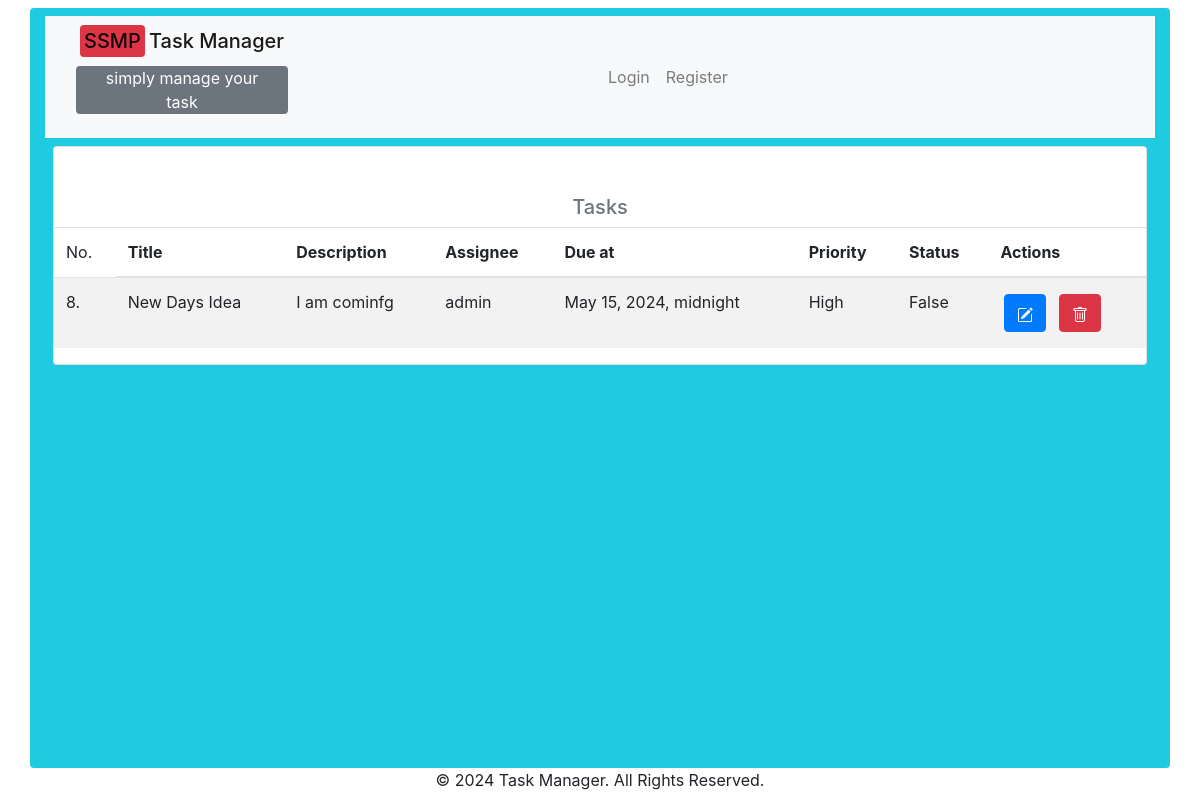
Page /server/task-list/ on the earlier database version.
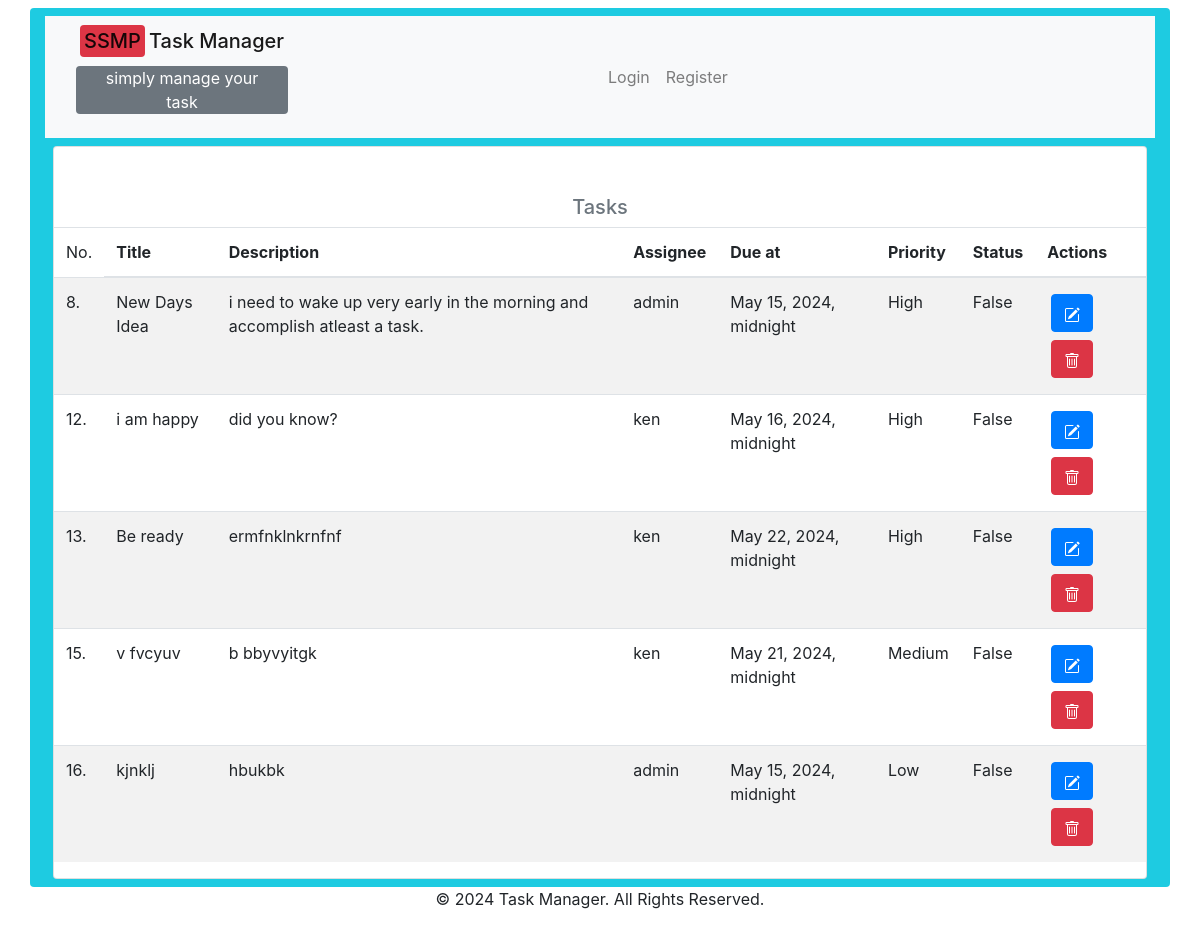
Same page on the later database version.
### taskserver/models.py (models this page shows, shortened)
class Task(models.Model):
    title = models.CharField(max_length=200)
    description = models.TextField()
    due_date = models.DateTimeField()
    priority = models.CharField(max_length=20, choices=[
        ('high', 'High'),
        ('medium', 'Medium'),
        ('low', 'Low'),
    ])
    assignee = models.ForeignKey(user, on_delete=models.CASCADE)
    progress = models.IntegerField(default=0)
    completed = models.BooleanField(default=False)
    created_at = models.DateTimeField(auto_now_add=True)
    updated_at = models.DateTimeField(auto_now=True)
    file = models.FileField(upload_to='files/', blank=True, null=True)

### users/models.py (models this page shows)
class user(AbstractUser):
    last_login = models.DateTimeField(auto_now=True)
    profile_picture = models.ImageField(upload_to='profile_pictures', default='default.jpg')
    phone_number = models.CharField(max_length=15, null=True)
    bio = models.TextField(null=True)
    nickname = models.CharField(max_length=20, null=True)
    def __str__(self):
        return self.username

### taskserver/views.py (the view)
# urls.py: path('task-list/', views.task_list, name='task_list'),
def task_list(request):
    tasks = Task.objects.all()
    return render(request, 'viewTasks.html', {'tasks': tasks})

### templates/viewTasks.html (shortened to what this page needs)
{% extends "base.html" %} {% block content %}
<div class="container p-2">
   {% if tasks %}
  <div class="card">
  <h5 class="text-secondary text-center pt-5">Tasks</h5>
  <table class="table table-striped" id="taskTable">
    <thead>
      <tr>
        <td>No.</td>
        <th>Title</th>
        <th>Description</th>
        <th>Assignee</th>
        <th>Due at</th>
        <th>Priority</th>
        <th>Status</th>
        <th>Actions</th>
      </tr>
    </thead>
    <tbody>
      {% for task in tasks %}
      <tr>
        <td>{{task.id}}. </td>
        <td> {{ task.title }}</td>
        <td>{{ task.description }}</td>
        <td>{{ task.assignee }}</td>
        <td>{{ task.due_date }}</td>
        <td>{{ task.priority }}</td>
        <td>{{ task.completed }}</td>
        <td class="">
          <a href="{% url 'task_update' task.id %}" class="btn btn-primary text-center m-1"
            ></a
          >
          <a href="{% url 'task_delete' task.id %}" class="btn btn-danger text-center m-1"
            ></a
          >
        </td>
      </tr>
      {% endfor %}
    </tbody>
  </table>
  {% endif %}
</div>
</div>
{% endblock %}

Differences in the rows shown:
changed Task "New Days Idea": description "I am cominfg" → "i need to wake up very early in the morning and accomplish atleast a task."
added Task: id "12", title "i am happy", description "did you know?", assignee "ken", due_date "May 16, 2024, midnight", priority "High", completed "False"
added Task: id "13", title "Be ready", description "ermfnklnkrnfnf", assignee "ken", due_date "May 22, 2024, midnight", priority "High", completed "False"
added Task: id "15", title "v fvcyuv", description "b bbyvyitgk", assignee "ken", due_date "May 21, 2024, midnight", priority "Medium", completed "False"
added Task: id "16", title "kjnklj", description "hbukbk", assignee "admin", due_date "May 15, 2024, midnight", priority "Low", completed "False"
